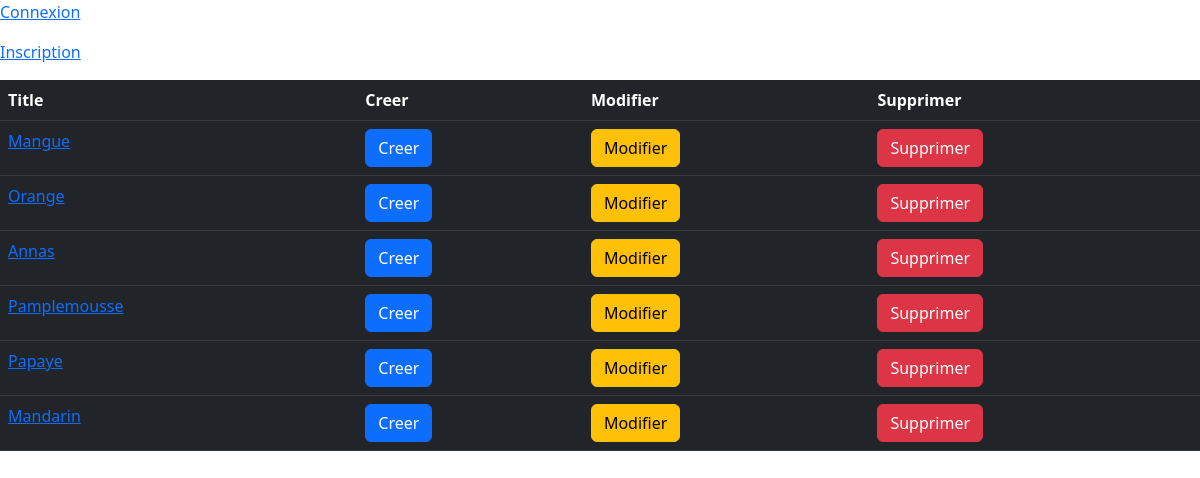
The page / on the database its author committed.
### posts/models.py (models this page shows, shortened)
class Posts(models.Model):
    title = models.CharField(max_length = 3000, unique = True)
    description = models.TextField()
    image = models.ImageField(upload_to = 'images', blank = True)
    class Meta:
        verbose_name = ('Post')
        verbose_name_plural = ('Posts')
    def get_absolute_url(self):
        return reverse("posts/:posts_detail", kwargs={"pk": self.pk})

### posts/views.py (the view)
# urls.py: path('', List_view.as_view(), name = 'comments_list'),
class List_view(View):
    template_name = 'posts/posts_list.html'
    def get(self, request, *args, **kwargs):
        queryset = Posts.objects.all()
        return render(request, self.template_name, {'object_list': queryset})

### templates/posts/posts_list.html (shortened to what this page needs)
{% extends 'base.html' %}
{% block content %}
{% if user.is_authenticated %}
    <p>Connecté sous {{ user.username }} | <a href="{% url 'accounts:logout' %}">Deconnexion</a></p>
{% else %}
    <p><a href="{% url 'accounts:login' %}">Connexion</a></p>
    <p><a href="{% url 'accounts:register' %}">Inscription</a></p>
{% endif %}
<table class="table table-dark">
    <thead>
        <tr>
            <th scope="col">Title</th>
            <th scope="col">Creer</th>
            <th scope="col">Modifier</th>
            <th scope="col">Supprimer</th>
        </tr>
    </thead>
    <tbody>
        {% for instance in object_list %}
        <tr>
            <td> <a href="{{instance.get_absolute_url}}">{{instance.title}}</a></td>
            <td><a href="create" class="btn btn-primary">Creer</a></td>
            <td><a href="<int:pk>/update" class="btn btn-warning">Modifier</a></td>
            <td><a href="<int:pk>/detele" class="btn btn-danger">Supprimer</a></td>
        </tr>
        {% endfor %}
    </tbody>
</table>
{% endblock %}

### rows shown on the page
Posts: title "Mangue"
Posts: title "Orange"
Posts: title "Annas"
Posts: title "Pamplemousse"
Posts: title "Papaye"
Posts: title "Mandarin"
